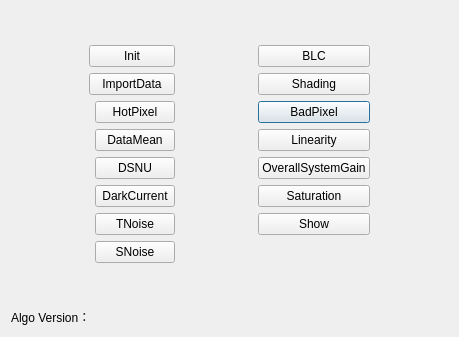
<?xml version="1.0" encoding="UTF-8"?>
<ui version="4.0">
 <class>DialogAPSFunction</class>
 <widget class="QDialog" name="DialogAPSFunction">
  <property name="windowModality">
   <enum>Qt::NonModal</enum>
  </property>
  <property name="geometry">
   <rect>
    <x>0</x>
    <y>0</y>
    <width>459</width>
    <height>337</height>
   </rect>
  </property>
  <property name="windowTitle">
   <string>APS Functions</string>
  </property>
  <property name="modal">
   <bool>false</bool>
  </property>
  <layout class="QGridLayout" name="gridLayout">
   <item row="3" column="4">
    <widget class="QPushButton" name="pushButtonBadPixel">
     <property name="text">
      <string>BadPixel</string>
     </property>
    </widget>
   </item>
   <item row="2" column="4">
    <widget class="QPushButton" name="pushButtonShading">
     <property name="text">
      <string>Shading</string>
     </property>
    </widget>
   </item>
   <item row="7" column="4">
    <widget class="QPushButton" name="pushButtonShow">
     <property name="text">
      <string>Show</string>
     </property>
    </widget>
   </item>
   <item row="4" column="4">
    <widget class="QPushButton" name="pushButtonLinearity">
     <property name="text">
      <string>Linearity</string>
     </property>
    </widget>
   </item>
   <item row="1" column="0">
    <spacer name="horizontalSpacer_3">
     <property name="orientation">
      <enum>Qt::Horizontal</enum>
     </property>
     <property name="sizeHint" stdset="0">
      <size>
       <width>18</width>
       <height>20</height>
      </size>
     </property>
    </spacer>
   </item>
   <item row="8" column="2">
    <widget class="QPushButton" name="pushButtonSNoise">
     <property name="text">
      <string>SNoise</string>
     </property>
    </widget>
   </item>
   <item row="9" column="2">
    <spacer name="verticalSpacer">
     <property name="orientation">
      <enum>Qt::Vertical</enum>
     </property>
     <property name="sizeHint" stdset="0">
      <size>
       <width>20</width>
       <height>51</height>
      </size>
     </property>
    </spacer>
   </item>
   <item row="4" column="2">
    <widget class="QPushButton" name="pushButtonDataMean">
     <property name="text">
      <string>DataMean</string>
     </property>
    </widget>
   </item>
   <item row="0" column="3">
    <spacer name="verticalSpacer_3">
     <property name="orientation">
      <enum>Qt::Vertical</enum>
     </property>
     <property name="sizeHint" stdset="0">
      <size>
       <width>20</width>
       <height>52</height>
      </size>
     </property>
    </spacer>
   </item>
   <item row="7" column="2">
    <widget class="QPushButton" name="pushButtonTNoise">
     <property name="text">
      <string>TNoise</string>
     </property>
    </widget>
   </item>
   <item row="6" column="2">
    <widget class="QPushButton" name="pushButtonDarkCurrent">
     <property name="text">
      <string>DarkCurrent</string>
     </property>
    </widget>
   </item>
   <item row="3" column="2">
    <widget class="QPushButton" name="pushButtonHotPixel">
     <property name="text">
      <string>HotPixel</string>
     </property>
    </widget>
   </item>
   <item row="8" column="4" rowspan="2">
    <spacer name="verticalSpacer_2">
     <property name="orientation">
      <enum>Qt::Vertical</enum>
     </property>
     <property name="sizeHint" stdset="0">
      <size>
       <width>20</width>
       <height>51</height>
      </size>
     </property>
    </spacer>
   </item>
   <item row="1" column="3">
    <spacer name="horizontalSpacer">
     <property name="orientation">
      <enum>Qt::Horizontal</enum>
     </property>
     <property name="sizeHint" stdset="0">
      <size>
       <width>26</width>
       <height>20</height>
      </size>
     </property>
    </spacer>
   </item>
   <item row="1" column="1" colspan="2">
    <widget class="QPushButton" name="pushButtonInit">
     <property name="text">
      <string>Init</string>
     </property>
    </widget>
   </item>
   <item row="6" column="4">
    <widget class="QPushButton" name="pushButtonSaturation">
     <property name="text">
      <string>Saturation</string>
     </property>
    </widget>
   </item>
   <item row="2" column="1" colspan="2">
    <widget class="QPushButton" name="pushButtonImportData">
     <property name="text">
      <string>ImportData</string>
     </property>
    </widget>
   </item>
   <item row="5" column="4">
    <widget class="QPushButton" name="pushButtonOverallSystemGain">
     <property name="text">
      <string>OverallSystemGain</string>
     </property>
    </widget>
   </item>
   <item row="5" column="2">
    <widget class="QPushButton" name="pushButtonDSNU">
     <property name="text">
      <string>DSNU</string>
     </property>
    </widget>
   </item>
   <item row="1" column="5">
    <spacer name="horizontalSpacer_2">
     <property name="orientation">
      <enum>Qt::Horizontal</enum>
     </property>
     <property name="sizeHint" stdset="0">
      <size>
       <width>17</width>
       <height>20</height>
      </size>
     </property>
    </spacer>
   </item>
   <item row="1" column="4">
    <widget class="QPushButton" name="pushButtonBLC">
     <property name="text">
      <string>BLC</string>
     </property>
    </widget>
   </item>
   <item row="10" column="0" colspan="6">
    <widget class="QLabel" name="labelVersion">
     <property name="text">
      <string>Algo Version：</string>
     </property>
    </widget>
   </item>
  </layout>
 </widget>
 <resources/>
 <connections/>
</ui>
